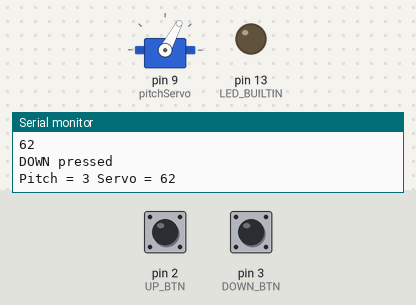
Recording of a sketch running on a simulated Arduino Uno, built with avr-gcc and run on an emulated ATmega328P. Parts: servo, output pins drawn as LEDs (lit = HIGH), the last lines printed to the serial monitor. Inputs (shaded band) come from the test bench; at power-on: pin 2 (UP_BTN) HIGH, pin 3 (DOWN_BTN) LOW.

Above: at 1.2 s.
1.3 s: pin 2 (UP_BTN) pulled LOW for 0.15 s
At 1.62 s:
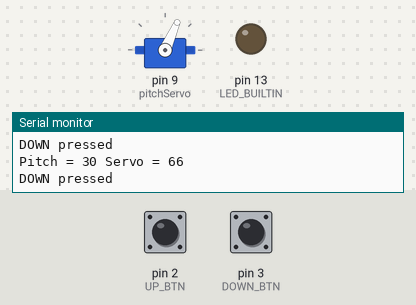
4.3 s: pin 2 (UP_BTN) pulled LOW for 1 s
At 4.54 s:
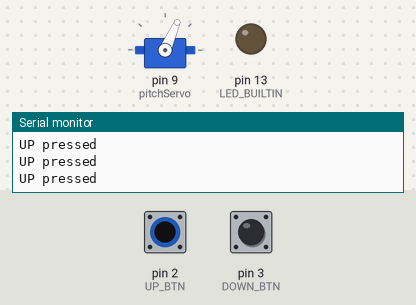
8.3 s: pin 3 (DOWN_BTN) pulled HIGH for 1 s
15.4 s: pin 2 (UP_BTN) driven LOW and pin 3 (DOWN_BTN) driven HIGH
At 19.8 s:
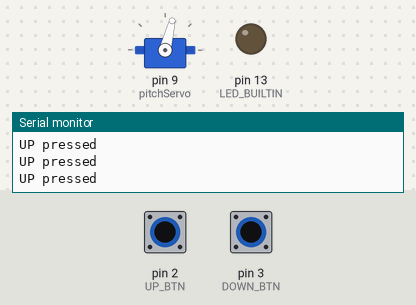
Timing chart, 0 to 21.3 s (numbered marks = the images above; inputs shaded):
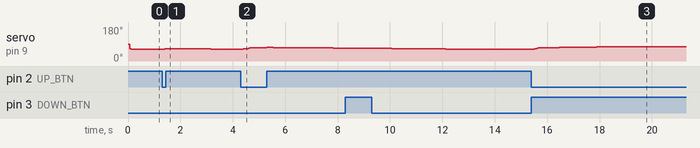

Measured:
- after the input at 1.3 s, servo on pin 9 (pitchServo): 62° → 66° after 0.10 s, → 65° 0.37 s later, → 64° 0.66 s later, → 63° 0.74 s later, … (5 changes in this stretch)
- after the input at 4.3 s, servo on pin 9 (pitchServo): rises from 62° to 72° in 0.89 s, then falls to 68° in 2.5 s
- after the input at 15.4 s, servo on pin 9 (pitchServo): moves from 62° to 76° over 2.9 s, starting after 0.10 s

The sketch:

tilt_table.ino
```cpp
#include <Timer.h>
#include <Servo.h>

// tunable parameters
#define MIN_PITCH   62        // reversing these values will reverse the servo direction
#define MAX_PITCH   76
#define SERVO_STEP  100

#define UP_START_STEP   50
#define UP_SPEED        35
#define UP_END_STEP     5
#define UP_END_SPEED    20
#define DOWN_SPEED      80        // increase this value to reduce the speed

#define MAX_LIFT_DURATION 300  // in seconds

// program flow control
#define TEST_MODE false

// hardware pin
#define UP_BTN 2
#define DOWN_BTN 3

Timer t;
Servo feedServo;
Servo pitchServo;
Servo esc;

enum Direction { up, down };

int pitch = 0;
Direction testDirection = Direction::up;

// for slow in and out movement
int delayedServoOut = -1;
int slowEvent;

int stopSecond = 0;
int stopSecondEvent = -1;
bool returningHome = false;

void writeSlowServo(){
  if (delayedServoOut == -1){
    return;
  }
  Serial.println("slow servo ");
  Serial.println(delayedServoOut, DEC);
  pitchServo.write(delayedServoOut);

  // clean up slow flag
  delayedServoOut = -1;
  t.stop(slowEvent);
}

void resetStopSecondEvent() {
    t.stop(stopSecondEvent);
    stopSecondEvent = -1;
    stopSecond = 0;
}

void tickStopSecond() {
  if (stopSecond > MAX_LIFT_DURATION){
    returningHome = true;
    resetStopSecondEvent();
  } else {
    ++stopSecond;
    Serial.print("Return home timer elapsed for ");
    Serial.print(stopSecond, DEC);
    Serial.println("s");
  }
}


// setPitch receive value 0 to SERVO_RESOLUTION
void setPitch(Direction d){

  // time for SLOW_STEP is running
  if (delayedServoOut > -1) {
    return;
  }

  if (d == Direction::up){
    if (pitch >= SERVO_STEP) {
      pitch = SERVO_STEP;
      if (TEST_MODE){
        testDirection = Direction::down;
      }
      return;
    }

    if (pitch < UP_START_STEP){
      pitch += 15;
    } else {
      ++pitch;
    }
  } else if (d == Direction::down){
    if (pitch <= 0) {
      pitch = 0;
      if (TEST_MODE){
        testDirection = Direction::up;
      }
      if (returningHome) {
        returningHome = false;

      }
      return;
    }
    --pitch;
  } else {
    Serial.println("ERROR setPitch with undefined direction");
    return;
  }

  if (stopSecondEvent != -1){
    resetStopSecondEvent();
  }
  stopSecondEvent = t.every(1000, tickStopSecond);

  // remapping pitch to defined range of motion
  int o = map(pitch, 0, SERVO_STEP, MIN_PITCH, MAX_PITCH);
  Serial.print("Pitch = ");
  Serial.print(pitch, DEC);
  Serial.print(" Servo = ");
  Serial.print(o, DEC);
  Serial.println("");

  delayedServoOut = o;
  if (d == Direction::up){
    if (pitch < SERVO_STEP - UP_END_STEP) {
      slowEvent = t.after(UP_SPEED, writeSlowServo);
    } else if (pitch >= SERVO_STEP - UP_END_STEP) {
      slowEvent = t.after(UP_END_SPEED, writeSlowServo);
    }
  } else {
    // coming down
    slowEvent = t.after(DOWN_SPEED, writeSlowServo);
  }

}

void setup() {
  Serial.begin(9600);
  pitchServo.attach(9);
  pinMode(LED_BUILTIN, OUTPUT);
  pinMode(UP_BTN, INPUT);
  pinMode(DOWN_BTN, INPUT);
  Serial.println("Initilize");
  setPitch(0);
}

void loop() {
  t.update();

  if (TEST_MODE) {
    setPitch(testDirection);
    return;
  }

  if (returningHome) {
    Serial.println("Returning home");
    setPitch(Direction::down);
    return;
  }

  if (!digitalRead(UP_BTN))
  {
    Serial.println("UP pressed");
    setPitch(Direction::up);
  }
  else if (!digitalRead(DOWN_BTN))
  {
    Serial.println("DOWN pressed");
    setPitch(Direction::down);
  }
}
```
